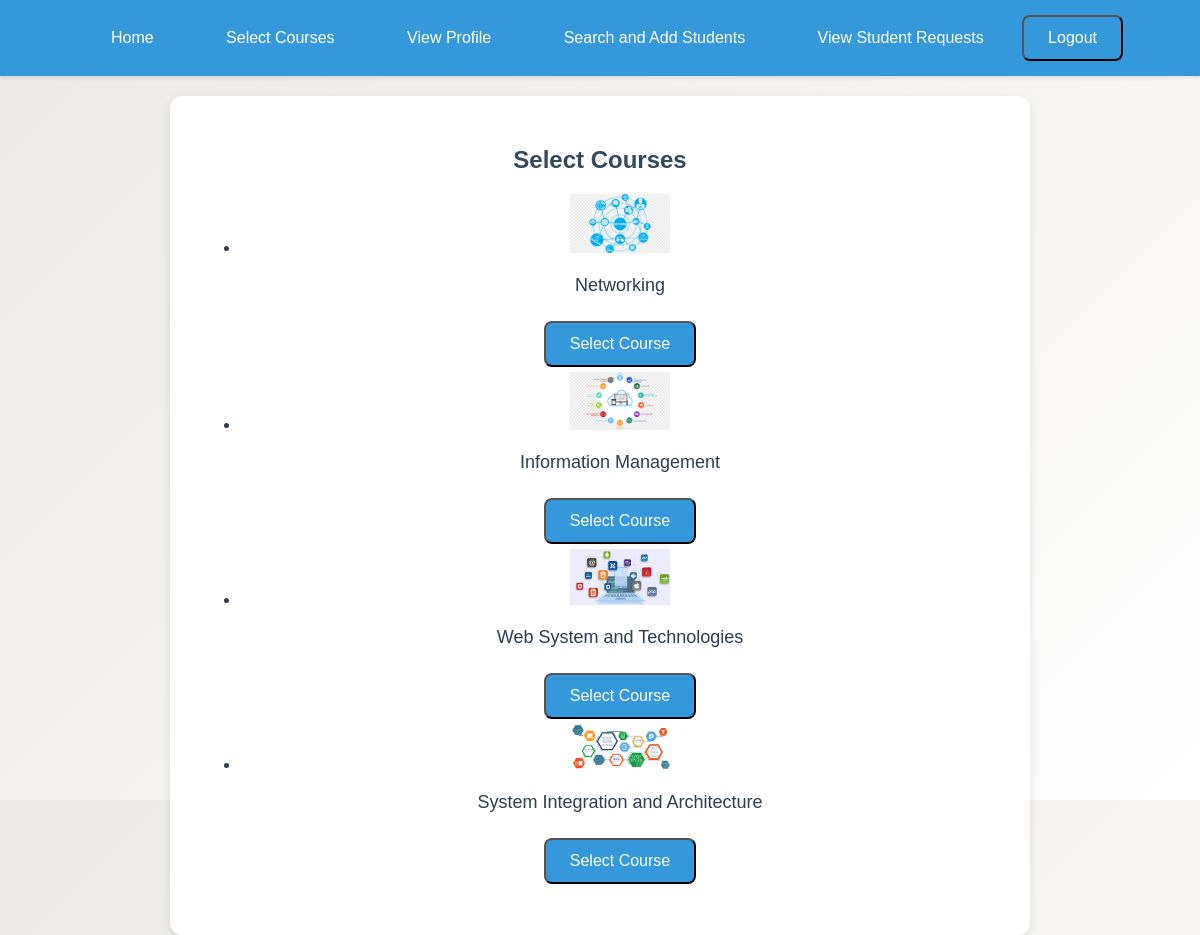
/?view=select_courses (signed in), run on the app's committed database.
### tables this page shows
CREATE TABLE `courses` (
  `id` int(11) NOT NULL,
  `course_name` varchar(255) NOT NULL,
  `logo` varchar(255) DEFAULT NULL
);

### index.php (the view, shortened to what this page needs)
<?php
$teacher_id = $_SESSION['user_id'];
$conn = new mysqli('localhost', 'root', '', 'user_registration');
$view = isset($_GET['view']) ? $_GET['view'] : 'home';
$sql = "SELECT ta.status, tp.teacher_id as profile_completed
        FROM teacher_applications ta
        LEFT JOIN teacher_profiles tp ON ta.teacher_id = tp.teacher_id
        WHERE ta.teacher_id = ?";
$stmt = $conn->prepare($sql);
$stmt->bind_param("i", $teacher_id);
$stmt->execute();
$result = $stmt->get_result();
$application = $result->fetch_assoc();
$courses_sql = "SELECT * FROM courses";
$courses_result = $conn->query($courses_sql);
?>
<!DOCTYPE html>
<html lang="en">
<head>
</head>
<body>
    <div class="header">
        <a href="?view=home">Home</a>
        <a href="?view=select_courses">Select Courses</a>
        <a href="?view=profile">View Profile</a>
        <a href="?view=search_students">Search and Add Students</a>
        <a href="?view=view_student_requests">View Student Requests</a>
        <form action="logout.php" method="post" style="display: inline;">
            <input type="submit" value="Logout" class="logout-button">
        </form>
    </div>
    <div class="container">
        <?php if ($view == 'home'): ?>
            <h2>Welcome, <?php echo htmlspecialchars($_SESSION['fullname']); ?></h2>
            <?php if (!$application): ?>
                <p>You need to apply first.</p>
                <form action="apply.php" method="post" enctype="multipart/form-data">
                    <label for="resume">Upload Resume:</label>
                    <input type="file" id="resume" name="resume" required><br>
                    <input type="submit" name="apply" value="Apply">
                </form>
            <?php elseif ($application['status'] == 'pending'): ?>
                <p>Your application is under review. Please wait for admin's response.</p>
            <?php elseif ($application['status'] == 'accepted' && !$application['profile_completed']): ?>
                <p>Your application has been accepted. Proceed to complete your profile.</p>
                <a href="?view=profile">Complete Profile</a>
            <?php elseif ($application['status'] == 'accepted' && $application['profile_completed']): ?>
                <p>Profile completed. Proceed to select courses.</p>
            <?php else: ?>
                <p>Your application was rejected. Please contact admin for further details.</p>
                <form action="reapply.php" method="post">
                    <label for="resume">Upload Another Resume:</label>
                    <input type="file" id="resume" name="resume"><br>
                    <input type="submit" name="reapply" value="Reapply">
                </form>
            <?php endif; ?>
        <?php elseif ($view == 'select_courses'): ?>
            <h2>Select Courses</h2>
            <form action="select_courses.php" method="post">
                <ul>
                    <?php if ($courses_result && $courses_result->num_rows > 0): ?>
                        <?php while ($row = $courses_result->fetch_assoc()): ?>
                            <li>
                                <img src="logo/<?php echo $row['logo']; ?>" alt="Course Logo" width="100">
                                <p><?php echo $row['course_name']; ?></p>
                                <button type="submit" name="course_id" value="<?php echo $row['id']; ?>">Select Course</button>
                            </li>
                        <?php endwhile; ?>
                    <?php else: ?>
                        <li>No courses available</li>
                    <?php endif; ?>
                                </ul>
            </form>
        <?php elseif ($view == 'search_students'): ?>
            <h2>Search and Add Students</h2>
        <?php elseif ($view == 'view_student_requests'): ?>
            <h2>View Student Requests</h2>
        <?php endif; ?>
    </div>
</body>
</html>

### index.php (style rules this page uses)
body { font-family: 'Arial', sans-serif; background: linear-gradient(135deg, #ece9e6, #ffffff); margin: 0; padding: 0; display: flex; flex-direction: column; align-items: center; height: 100vh; color: #2c3e50; animation: fadeIn 1s ease-in-out; }
.header { width: 100%; background-color: #3498db; padding: 10px 0; box-shadow: 0 2px 4px rgba(0, 0, 0, 0.1); text-align: center; margin-bottom: 20px; animation: slideDown 1s ease-in-out; }
.header a { color: white; text-decoration: none; padding: 12px 24px; transition: background-color 0.3s; font-size: 16px; margin: 0 10px; }
.container { background-color: #ffffff; padding: 30px; border-radius: 12px; box-shadow: 0 4px 12px rgba(0, 0, 0, 0.1); text-align: center; max-width: 800px; width: 90%; animation: fadeInUp 1s ease-in-out; }
h2 { font-size: 24px; color: #34495e; margin-bottom: 20px; }
p { font-size: 18px; color: #2c3e50; margin-bottom: 20px; }
a, input[type="submit"], button { display: inline-block; text-decoration: none; color: white; background-color: #3498db; padding: 12px 24px; border-radius: 8px; transition: background-color 0.3s; font-size: 16px; margin: 5px 0; }
form { margin-top: 20px; }
.logout-button { background-color: #e74c3c; margin-top: 20px; }

### data on the page
courses: logo (picture), course_name "Networking", $row['id'] 1 (drawn)
courses: logo (picture), course_name "Information Management", $row['id'] 2 (drawn)
courses: logo (picture), course_name "Web System and Technologies", $row['id'] 3 (drawn)
courses: logo (picture), course_name "System Integration and Architecture", $row['id'] 4 (drawn)
